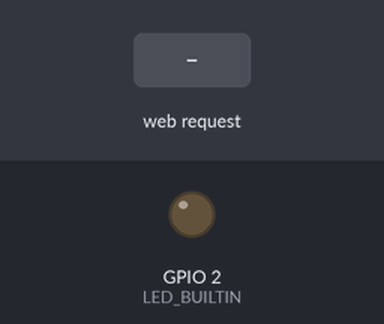
The sketch below on a simulated ESP32. Parts: output pins drawn as LEDs (lit = HIGH). The test bench sets the inputs (shaded band). WiFi joins after 1.5 s; servers stay silent unless stated; what the sketch prints to the serial monitor is not drawn.

Above: at 2.7 s.
2.8 s: HTTP request GET /LED_BUILTIN/on received
At 3.7 s:
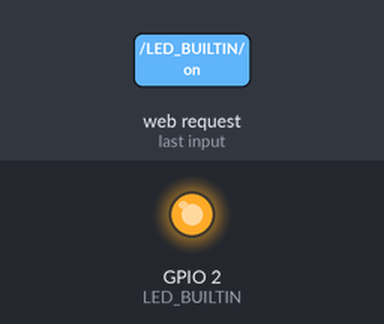
4.3 s: HTTP request GET /LED_BUILTIN/off received
At 4.9 s:
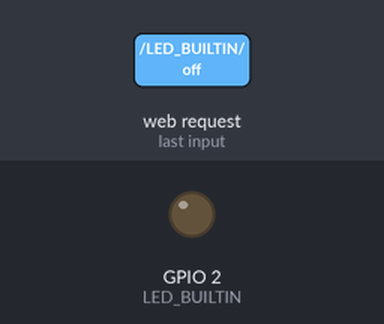
5.8 s: HTTP request GET /LED_BLINK/on received
At 6.6 s:
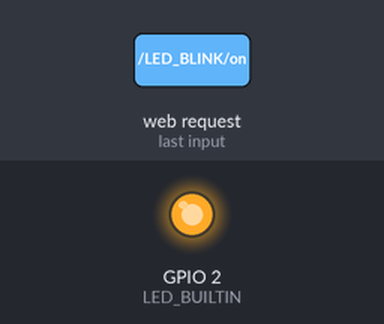
Timing chart, 0 to 8.8 s (numbered marks = the images above; inputs shaded):
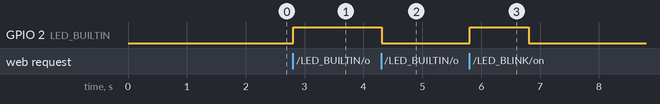

Measured:
- after the input at 2.8 s, GPIO 2 (LED_BUILTIN): LOW → HIGH at once
- after the input at 4.3 s, GPIO 2 (LED_BUILTIN): HIGH → LOW at once
- after the input at 5.8 s, GPIO 2 (LED_BUILTIN): LOW → HIGH at once, → LOW 1.0 s later

The sketch:

API_Server.ino.ino
```cpp
// Load WiFi library
#include <WiFi.h>

// Replace with your network credentials
const char* ssid = "HomeBroadband";
const char* password = "1020304050";

// Set web server port number to 80
WiFiServer server(80);

// Variable to store the HTTP request
String header;

// Auxiliar variables to store the current output state
String outputLedState = "off";
String ledBlinkState = "off";

// Current time
unsigned long currentTime = millis();
// Previous time
unsigned long previousTime = 0;
// Define timeout time in milliseconds
const long timeoutTime = 2000;

void setup() {
  // put your setup code here, to run once:
  Serial.begin(115200);
  // Initialize the output
  pinMode(LED_BUILTIN, OUTPUT);
  // Set the led to low
  digitalWrite(LED_BUILTIN, LOW);

  // Connect to Wi-Fi network with SSID and password
  Serial.print("Connecting to");
  Serial.println(ssid);
  WiFi.begin(ssid, password);
  while(WiFi.status() != WL_CONNECTED) {
    delay(500);
    Serial.print(".");
  }
  // print local IP address and start web server
  Serial.println("");
  Serial.println("WiFi connected.");
  Serial.println("IP address: ");
  Serial.println(WiFi.localIP());
  server.begin();
}

void loop() {
  // put your main code here, to run repeatedly:
  WiFiClient client = server.available();   // Listen for incoming clients

  if(client) {                              // If a new client connects
    currentTime = millis();
    previousTime = currentTime;
    Serial.println("New Client.");          // print a massage out in the serial port
    String currentLine = "";                // make a String to hold incoming data from the client
    while (client.connected() && currentTime - previousTime <= timeoutTime) {   // loop while the clinet's connected
      currentTime = millis();
      if (client.available()) {             // if there's bytes to read from the client
        char c = client.read();             // read a byte, then
        Serial.write(c);                    // print it out the serial monitor
        header += c;
        if (c == '\n') {                    // if the byte is a newline character
          // if the current line is blank, you got two newline characters in a row.
          // that's the end of the client HTTP request, so send a response:
          if(currentLine.length() == 0) {
            // HTTP headers always start with a response code (e.g. HTTP/1.1 200 OK)
            // and a content-type so the client knows what's coming, then a blank line:
            client.println("HTTP/1.1 200 OK");
            client.println("Content-type:text/html");
            client.println("Connection: close");
            client.println();

            // turn the Led on and off
            if (header.indexOf("GET /LED_BUILTIN/on") >= 0){
              Serial.println("Led on");
              outputLedState = "on";
              digitalWrite(LED_BUILTIN, HIGH);
            } else if (header.indexOf("GET /LED_BUILTIN/off") >= 0){
              Serial.println("Led off");
              outputLedState = "off";
              digitalWrite(LED_BUILTIN, LOW);
            }

            // turn the blink led on
            if (header.indexOf("GET /LED_BLINK/on") >= 0){
              Serial.println("Blink on");
              ledBlinkState = "on";
              digitalWrite(LED_BUILTIN, HIGH);
              delay(1000);
              digitalWrite(LED_BUILTIN, LOW);
              delay(1000);
            }

            // Display the HTML web page
            client.println("<!DOCTYPE html><html>");
            client.println("<head><meta name=\"viewport\" content=\"width=device-width, initial-scale=1\">");
            client.println("<link rel=\"icon\" href=\"data:,\">");
            // CSS to style the on/off buttons
            client.println("<style>html { font-family: Helvetica; display: inline-block; margin: 0px auto; text-align: center;}");
            client.println(".button { background-color: #4CAF50; border: none; color: white; padding: 16px 40px;");
            client.println("text-decoration: none; font-size: 30px; margin: 2px; cursor: pointer;}");
            client.println(".button2 {background-color: #555555;}</style></head>");

            // Web Page Heading
            client.println("<body><h1>ESP32 Web Server</h1>");

            // Display current state, and ON/OFF button for LED
            client.println("<p>Led - State " + outputLedState + "</p>");
            // If the outputLedState is off, it displays the ON button
            if (outputLedState=="off") {
              client.println("<p><a href=\"/LED_BUILTIN/on\"><button class=\"button\">ON</button></a></p>");
            } else {
              client.println("<p><a href=\"/LED_BUILTIN/off\"><button class=\"button button2\">OFF</button></a></p>");
            }

            // Display current blink state, and ON/OFF button for LED
            client.println("<p>Blink Led - State " + ledBlinkState + "</p>");

            client.println("<p><a href=\"/LED_BLINK/on\"><button class=\"button\">BLINK</button></a></p>");
            client.println("</body></html>");

            // The HTTP response ends with another blank line
            client.println();
            // Break out of the while loop
            break;
          } else { // if you got a newline, then clear currentLine
            currentLine = "";
          }
      } else if (c != '\r') {  // if you got anything else but a carriage return character,
        currentLine += c;      // add it to teh end of the currentLine
      }
    }
  }
    // Clear the header variable
    header = "";
    //Close the connection
    client.stop();
    Serial.println("Client disconnected.");
    Serial.println("");
  }
}
```
